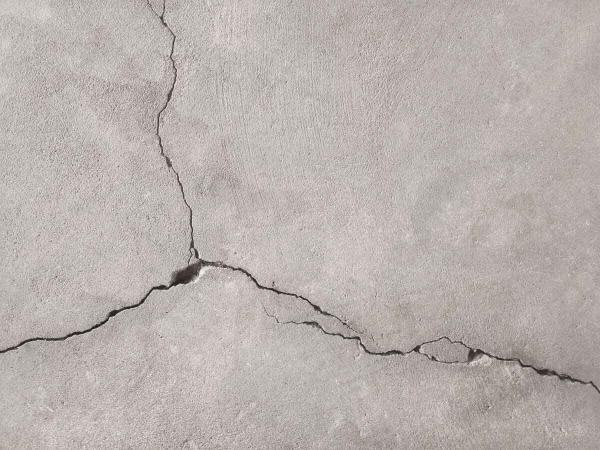
#> input picture data/img.jpg, 1200 x 900 px, found by its file name (shown at 1/2 size); its folder holds only this picture in this run
$ python split.py
#> lines starting #> are read from the running program, lines starting #| are printed output that depends on the picture; after the words box and inside, x2 and y2 are one past the last pixel; in counts of white or black regions, pixels touching at a corner belong together
'''
python3 utils/split.py path/to/images
'''
import os
import cv2

# Init
DIM = 128
dst = 'dst'
src = 'data'

if not os.path.exists(dst):
    os.mkdir(dst)

if __name__ == "__main__":

    images = os.listdir(src)

    for i,image in enumerate(images):
        img_path = os.path.join(src,image)
        img = cv2.imread(img_path)
#> img is the input picture: shape (900, 1200, 3); mean B, G, R 174.2, 177.3, 185.2

        cell_no = 0
        H,W,_ = img.shape
#> H = 900; W = 1200
        cols = int(W/DIM)
#> cols = 9
        rows = int(H/DIM)
#> rows = 7
        dim = (cols*DIM,rows*DIM)
#> dim = (1152, 896)
        img = cv2.resize(img, dim, interpolation = cv2.INTER_AREA)
#> img: shape (896, 1152, 3)

        for r in range(rows):
            for c in range(cols):
                y_start = r*DIM
                x_start = c*DIM
                y_end = (r+1)*DIM
                x_end = (c+1)*DIM
                cell = img[y_start:y_end,x_start:x_end]
                cv2.imwrite(f'{dst}/cell_{i}_{cell_no}.jpg',cell)
                cell_no +=1
                cv2.rectangle(img, (x_start,y_start), (x_end,y_end), (100,100,0), 2)
#> this loop made 7 passes
#> pass 1, `cv2.imwrite(f'{dst}/cell_{i}_{cell_no}.jpg',cell)`:
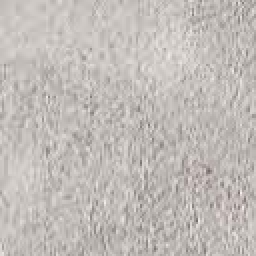
#> saved as cell_0_0.jpg: shape (128, 128, 3) (shown 2 times larger); mean B, G, R 184.2, 188.1, 193.3
#> pass 1, `cv2.imwrite(f'{dst}/cell_{i}_{cell_no}.jpg',cell)`:
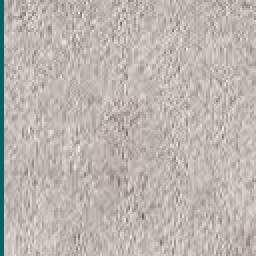
#> saved as cell_0_1.jpg: shape (128, 128, 3) (shown 2 times larger); mean B, G, R 178.1, 181.9, 185.7
#> pass 1, `cv2.imwrite(f'{dst}/cell_{i}_{cell_no}.jpg',cell)`:
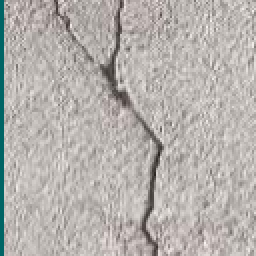
#> saved as cell_0_2.jpg: shape (128, 128, 3) (shown 2 times larger); mean B, G, R 174, 177.7, 181.7
#> pass 1, `cv2.imwrite(f'{dst}/cell_{i}_{cell_no}.jpg',cell)`:
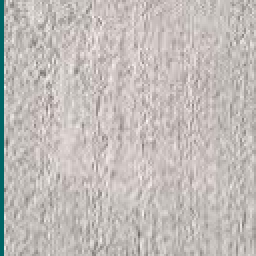
#> saved as cell_0_3.jpg: shape (128, 128, 3) (shown 2 times larger); mean B, G, R 185.2, 188.3, 193.7
#> after the loop:
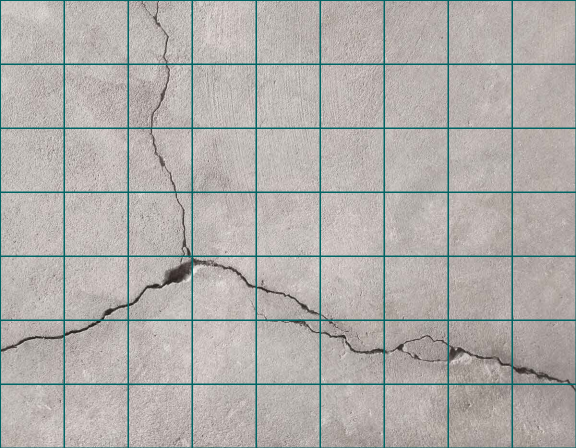
#> img: shape (896, 1152, 3) (shown at 1/2 size); mean B, G, R 170.8, 173.7, 176.6
#> after the loop, cell_no = 63

        #cv2.imwrite('tmp.jpg',img)

$ run again, on data/img5.jpg
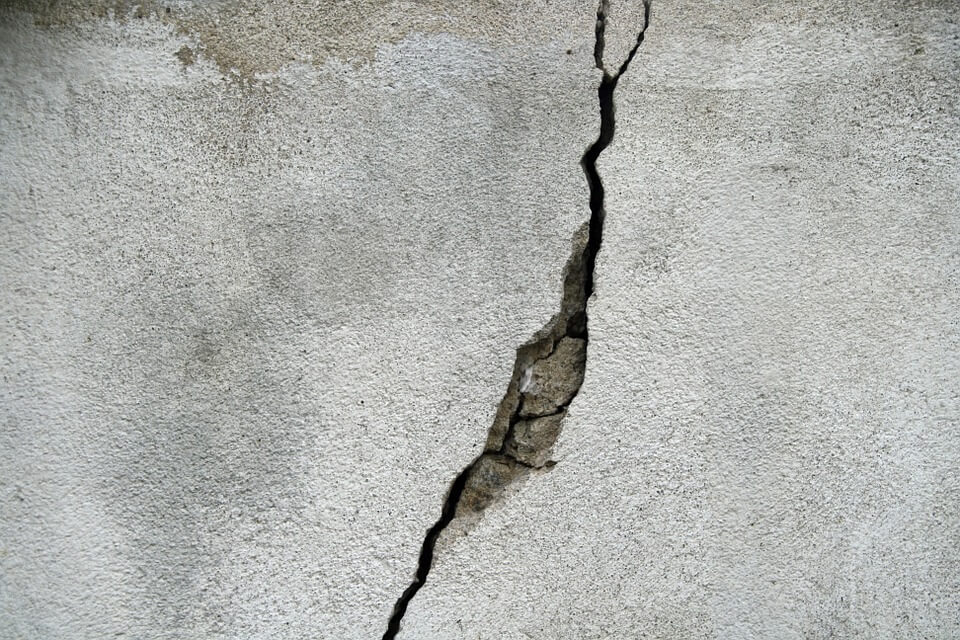
#> input picture data/img5.jpg, 960 x 640 px, found by its file name
#> img is the input picture: shape (640, 960, 3); mean B, G, R 172, 175.4, 173.7
#> the loop `for r in range(rows):` made 5 passes
#> pass 1, `cv2.imwrite(f'{dst}/cell_{i}_{cell_no}.jpg',cell)`:
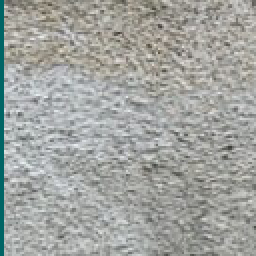
#> saved as cell_0_3.jpg: shape (128, 128, 3) (shown 2 times larger); mean B, G, R 160.3, 164, 161.9
#> after the loop `for r in range(rows):`:
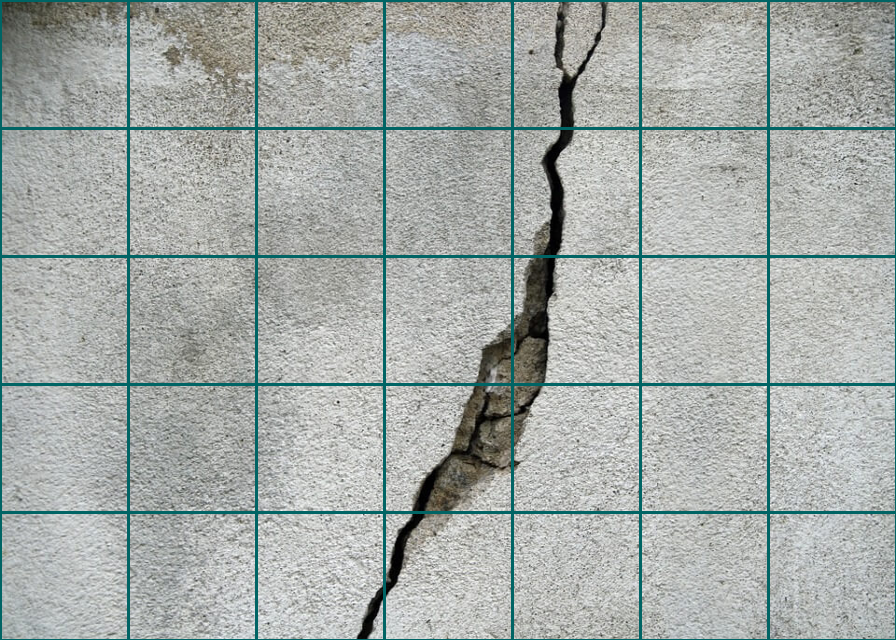
#> img: shape (640, 896, 3); mean B, G, R 168.7, 172, 165.8
#> after the loop `for r in range(rows):`: cell_no = 35

$ run again, on data/img2.jpg
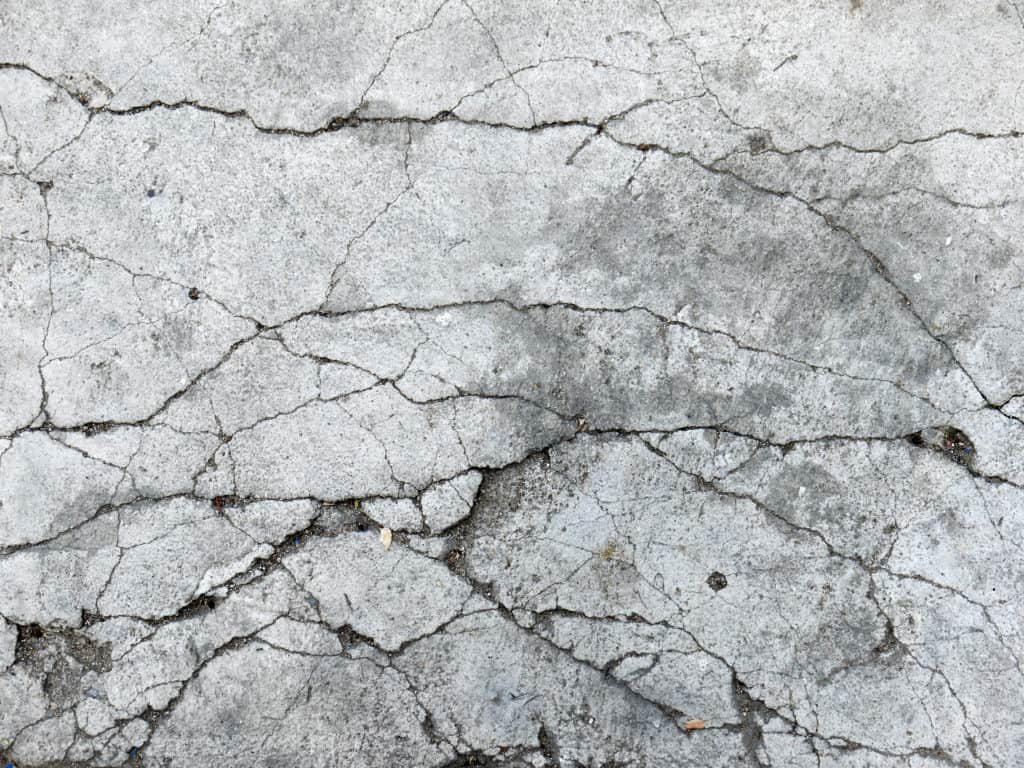
#> input picture data/img2.jpg, 1024 x 768 px, found by its file name
#> img is the input picture: shape (768, 1024, 3); mean B, G, R 184, 182.6, 179.9
#> the loop `for r in range(rows):` made 6 passes
#> pass 1, `cv2.imwrite(f'{dst}/cell_{i}_{cell_no}.jpg',cell)`:
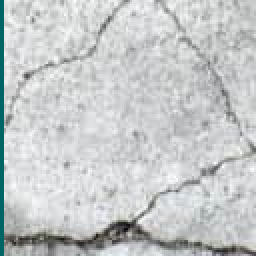
#> saved as cell_0_3.jpg: shape (128, 128, 3) (shown 2 times larger); mean B, G, R 201, 200.4, 197.5
#> after the loop `for r in range(rows):`:
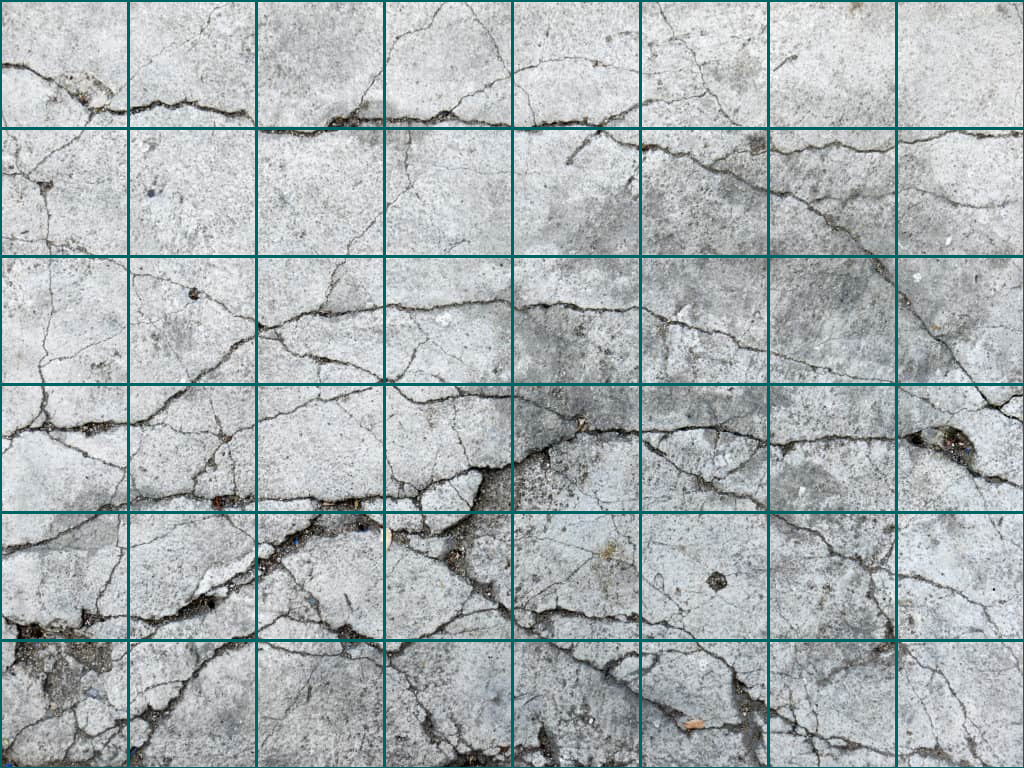
#> img: shape (768, 1024, 3); 4.63% of pixels changed, all inside (x1, y1, x2, y2) = (0, 0, 1024, 768)
#> after the loop `for r in range(rows):`: cell_no = 48
